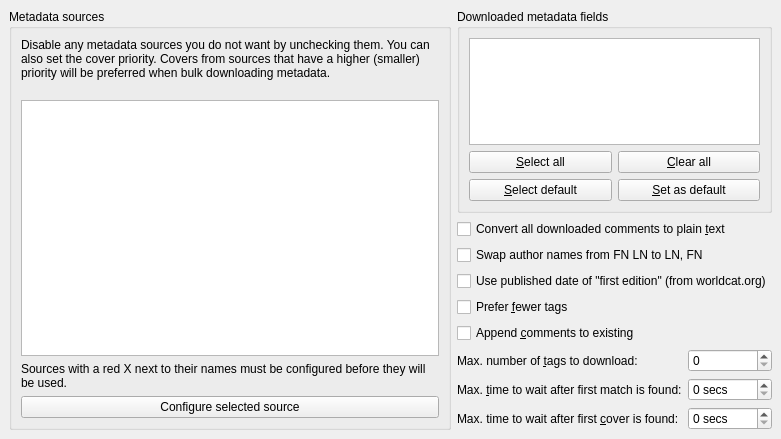
<?xml version="1.0" encoding="UTF-8"?>
<ui version="4.0">
 <class>Form</class>
 <widget class="QWidget" name="Form">
  <property name="geometry">
   <rect>
    <x>0</x>
    <y>0</y>
    <width>781</width>
    <height>439</height>
   </rect>
  </property>
  <property name="windowTitle">
   <string>Form</string>
  </property>
  <layout class="QVBoxLayout" name="verticalLayout">
   <property name="margin">
    <number>0</number>
   </property>
   <item>
    <widget class="QStackedWidget" name="stack">
     <widget class="QWidget" name="page">
      <layout class="QGridLayout" name="gridLayout">
       <item row="3" column="1" colspan="2">
        <widget class="QCheckBox" name="opt_find_first_edition_date">
         <property name="text">
          <string>Use published date of &quot;first edition&quot; (from worldcat.org)</string>
         </property>
        </widget>
       </item>
       <item row="7" column="1">
        <widget class="QLabel" name="label_3">
         <property name="text">
          <string>Max. &amp;time to wait after first match is found:</string>
         </property>
         <property name="buddy">
          <cstring>opt_wait_after_first_identify_result</cstring>
         </property>
        </widget>
       </item>
       <item row="8" column="1">
        <widget class="QLabel" name="label_4">
         <property name="text">
          <string>Max. time to wait after first &amp;cover is found:</string>
         </property>
         <property name="buddy">
          <cstring>opt_wait_after_first_cover_result</cstring>
         </property>
        </widget>
       </item>
       <item row="8" column="2">
        <widget class="QSpinBox" name="opt_wait_after_first_cover_result">
         <property name="suffix">
          <string> secs</string>
         </property>
        </widget>
       </item>
       <item row="4" column="1" colspan="2">
        <widget class="QCheckBox" name="opt_fewer_tags">
         <property name="toolTip">
          <string>&lt;p&gt;Different metadata sources have different sets of tags for the same book. If this option is checked, then calibre will use the smaller tag sets. These tend to be more like genres, while the larger tag sets tend to describe the books content.
&lt;p&gt;Note that this option will only make a practical difference if one of the metadata sources has a genre like tag set for the book you are searching for. Most often, they all have large tag sets.</string>
         </property>
         <property name="statusTip">
          <string>Prefer smaller tag sets when picking tags from different metadata sources</string>
         </property>
         <property name="text">
          <string>Prefer &amp;fewer tags</string>
         </property>
        </widget>
       </item>
       <item row="0" column="1" colspan="2">
        <widget class="QGroupBox" name="groupBox_2">
         <property name="title">
          <string>Downloaded metadata fields</string>
         </property>
         <layout class="QGridLayout" name="gridLayout_2">
          <item row="0" column="0" colspan="2">
           <widget class="QListView" name="fields_view">
            <property name="toolTip">
             <string>If you uncheck any fields, metadata for those fields will not be downloaded</string>
            </property>
            <property name="selectionMode">
             <enum>QAbstractItemView::NoSelection</enum>
            </property>
           </widget>
          </item>
          <item row="1" column="0">
           <widget class="QPushButton" name="select_all_button">
            <property name="text">
             <string>&amp;Select all</string>
            </property>
           </widget>
          </item>
          <item row="1" column="1">
           <widget class="QPushButton" name="clear_all_button">
            <property name="text">
             <string>&amp;Clear all</string>
            </property>
           </widget>
          </item>
          <item row="2" column="0">
           <widget class="QPushButton" name="select_default_button">
            <property name="toolTip">
             <string>Restore your own subset of checked fields that you define using the 'Set as default' button</string>
            </property>
            <property name="text">
             <string>&amp;Select default</string>
            </property>
           </widget>
          </item>
          <item row="2" column="1">
           <widget class="QPushButton" name="set_as_default_button">
            <property name="toolTip">
             <string>Store the currently checked fields as a default you can restore using the 'Select default' button</string>
            </property>
            <property name="text">
             <string>&amp;Set as default</string>
            </property>
           </widget>
          </item>
         </layout>
        </widget>
       </item>
       <item row="1" column="1" colspan="2">
        <widget class="QCheckBox" name="opt_txt_comments">
         <property name="text">
          <string>Convert all downloaded comments to plain &amp;text</string>
         </property>
        </widget>
       </item>
       <item row="2" column="1" colspan="2">
        <widget class="QCheckBox" name="opt_swap_author_names">
         <property name="text">
          <string>Swap author names from FN LN to LN, FN</string>
         </property>
        </widget>
       </item>
       <item row="6" column="1">
        <widget class="QLabel" name="label_2">
         <property name="text">
          <string>Max. number of &amp;tags to download:</string>
         </property>
         <property name="buddy">
          <cstring>opt_max_tags</cstring>
         </property>
        </widget>
       </item>
       <item row="6" column="2">
        <widget class="QSpinBox" name="opt_max_tags"/>
       </item>
       <item row="7" column="2">
        <widget class="QSpinBox" name="opt_wait_after_first_identify_result">
         <property name="suffix">
          <string> secs</string>
         </property>
        </widget>
       </item>
       <item row="0" column="0" rowspan="9">
        <widget class="QGroupBox" name="groupBox">
         <property name="title">
          <string>Metadata sources</string>
         </property>
         <layout class="QVBoxLayout" name="verticalLayout_3">
          <item>
           <widget class="QLabel" name="label">
            <property name="text">
             <string>Disable any metadata sources you do not want by unchecking them. You can also set the cover priority. Covers from sources that have a higher (smaller) priority will be preferred when bulk downloading metadata.
</string>
            </property>
            <property name="wordWrap">
             <bool>true</bool>
            </property>
           </widget>
          </item>
          <item>
           <widget class="QTableView" name="sources_view">
            <property name="selectionMode">
             <enum>QAbstractItemView::SingleSelection</enum>
            </property>
            <property name="selectionBehavior">
             <enum>QAbstractItemView::SelectRows</enum>
            </property>
           </widget>
          </item>
          <item>
           <widget class="QLabel" name="label_5">
            <property name="text">
             <string>Sources with a red X next to their names must be configured before they will be used. </string>
            </property>
            <property name="wordWrap">
             <bool>true</bool>
            </property>
           </widget>
          </item>
          <item>
           <widget class="QPushButton" name="configure_plugin_button">
            <property name="text">
             <string>Configure selected source</string>
            </property>
            <property name="icon">
             <iconset resource="../../../../resources/images.qrc">
              <normaloff>:/images/plugins.png</normaloff>:/images/plugins.png</iconset>
            </property>
           </widget>
          </item>
         </layout>
        </widget>
       </item>
       <item row="5" column="1" colspan="2">
        <widget class="QCheckBox" name="opt_append_comments">
         <property name="toolTip">
          <string>&lt;p&gt;When downloading comments, append the downloaded comments to any existing comment, instead of overwriting them.</string>
         </property>
         <property name="statusTip">
          <string>When downloading comments, append the downloaded comments to any existing comment, instead of overwriting them.</string>
         </property>
         <property name="text">
          <string>Append &amp;comments to existing</string>
         </property>
        </widget>
       </item>
      </layout>
     </widget>
     <widget class="QWidget" name="page_2"/>
    </widget>
   </item>
  </layout>
 </widget>
 <resources>
  <include location="../../../../resources/images.qrc"/>
 </resources>
 <connections/>
</ui>
